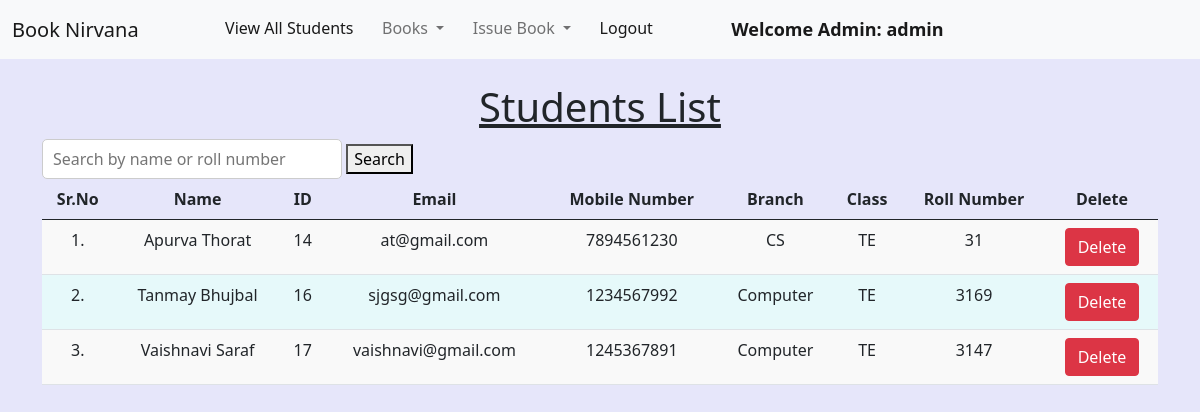
/view_students/ (signed in), run on an earlier commit of the app's database.
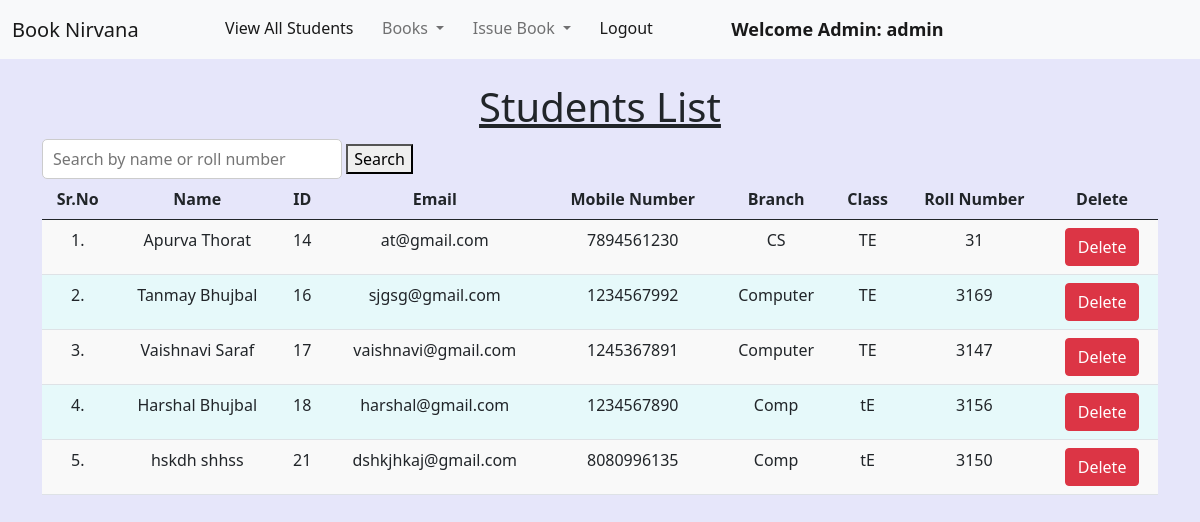
And on a later commit of the database.
### library/models.py (models this page shows, shortened)
class Student(models.Model):
    user = models.OneToOneField(User, on_delete=models.CASCADE)
    classroom = models.CharField(max_length=10)
    branch = models.CharField(max_length=10)
    roll_no = models.CharField(max_length=3, blank=True)
    phone = models.CharField(max_length=10, blank=True)
    image = models.ImageField(upload_to="", blank=True)

### library/views.py (the view)
# urls.py: path("view_students/", views.view_students, name="view_students"),
@login_required(login_url = '/admin_login')
def view_students(request):
    query = request.GET.get('q', '')  # Get the search query from the URL parameters
    students = Student.objects.all()
    if query:
        students = students.filter(
            Q(user__first_name__icontains=query) |
            Q(user__last_name__icontains=query) |
            Q(roll_no__icontains=query)
        )
    return render(request, "view_students.html", {'students': students, 'query': query})

### library/templates/view_students.html (shortened to what this page needs)
{% extends 'admin_navbar.html' %}
{% load static %}
{% block body %}
<div class="container mt-4">
    <h1 class="text-center"><u>Students List</u></h1>
    <form method="GET" action="{% url 'view_students' %}">
        <input type="text" name="q" placeholder="Search by name or roll number" value="{{ query }}" style="width: 300px; height: 40px; padding: 10px; font-size: 16px; border: 1px solid #ccc; border-radius: 5px;">
        <button type="submit">Search</button>
    </form>
    <table class="table table-hover" id="example">
        <thead>
            <tr class="text-center">
                <th>Sr.No</th>
                <th>Name</th>
                <th>ID</th>
                <th>Email</th>
                <th>Mobile Number</th>
                <th>Branch</th>
                <th>Class</th>
                <th>Roll Number</th>
                <th>Delete</th>
            </tr>
        </thead>
        <tbody>
            {% for student in students %}
            <tr class="text-center">
                <td>{{forloop.counter}}.</td>
                <td>{{student.user.get_full_name}}</td>
                <td>{{student.user.id}}</td>
                <td>{{student.user.email}}</td>
                <td>{{student.phone}}</td>
                <td>{{student.branch}}</td>
                <td>{{student.classroom}}</td>
                <td>{{student.roll_no}}</td>
                <td><a href="/delete_student/{{student.id}}/" class="btn btn-danger" onclick="return confirm('Are you sure you want to delete this student?')">Delete</a></td>
            </tr>
            {% endfor %}
        </tbody>
    </table>
    </div>
{% endblock %}

### library/templates/admin_navbar.html (shortened to what this page needs)
<!doctype html>
<html lang="en">
  <head>
    <link href="https://cdn.jsdelivr.net/npm/bootstrap@5.1.0/dist/css/bootstrap.min.css" rel="stylesheet">
    <link rel="stylesheet" href="https://cdn.datatables.net/1.10.25/css/jquery.dataTables.min.css">
    <link rel="stylesheet" href="https://cdn.datatables.net/buttons/1.7.1/css/buttons.dataTables.min.css">
  </head>
  <body>
    <nav class="navbar navbar-expand-lg navbar-light bg-light">
        <div class="container-fluid">
          <a class="navbar-brand" href="#">Book Nirvana</a>
          <div class="collapse navbar-collapse" id="navbarSupportedContent">
            <ul class="navbar-nav me-auto mb-2 mb-lg-0">
              <li class="nav-item">
                <a class="nav-link active" aria-current="page" href="/view_students/">View All Students</a>
              </li>
              <li class="nav-item dropdown">
                <a class="nav-link dropdown-toggle" href="#" id="navbarDropdown" role="button" data-bs-toggle="dropdown" aria-expanded="false">
                  Books
                </a>
              </li>
              <li class="nav-item dropdown">
                <a class="nav-link dropdown-toggle" href="#" id="navbarDropdown" role="button" data-bs-toggle="dropdown" aria-expanded="false">
                  Issue Book
                </a>
              </li>
              <li class="nav-item">
                <a class="nav-link active" aria-current="page" href="/logout/">Logout</a>
              </li>
              <li class="nav-item">
                <a style="font-weight:600; font-family:'Segoe UI', Tahoma, Geneva, Verdana, sans-serif; font-size: large;" class="nav-link active" href="#">Welcome Admin: {{request.user}}</a>
              </li>
            </ul>
          </div>
        </div>
      </nav>
      {% block body %}
      {% endblock %}
  </body>
</html>

### library/templates/view_students.html (style rules this page uses)
body { background-color: lavender; }
table.table-hover tbody tr:nth-child(odd) { background-color: #f9f9f9; }
table.table-hover tbody tr:nth-child(even) { background-color:rgb(230, 249, 250); }

What changed in the data, as far as the page shows it:
added Student: user.get_full_name "Harshal Bhujbal", user.id "18", user.email "harshal@gmail.com", phone "1234567890", branch "Comp", classroom "tE", roll_no "3156"
added Student: user.get_full_name "hskdh shhss", user.id "21", user.email "dshkjhkaj@gmail.com", phone "8080996135", branch "Comp", classroom "tE", roll_no "3150"
